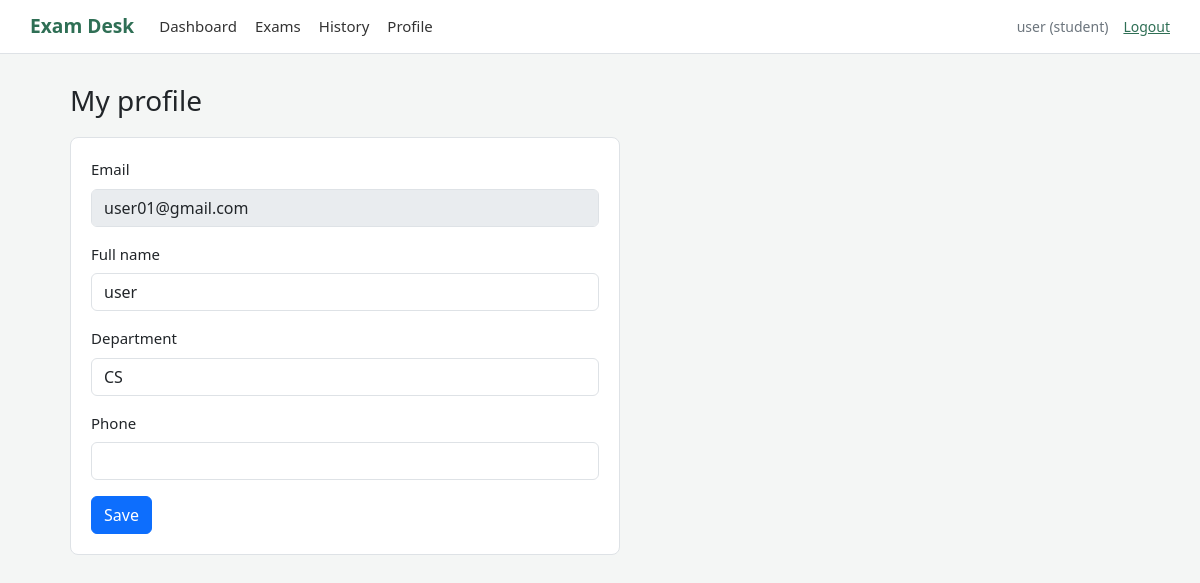
The app's page /student/profile (signed in) with its own data.
### tables this page shows
CREATE TABLE users (
            id INTEGER PRIMARY KEY AUTOINCREMENT,
            name TEXT NOT NULL,
            email TEXT NOT NULL UNIQUE,
            password_hash TEXT NOT NULL,
            role TEXT NOT NULL CHECK (role IN ('admin', 'examiner', 'student')),
            department TEXT DEFAULT '',
            phone TEXT DEFAULT '',
            status TEXT NOT NULL DEFAULT 'active'
        );

### app.py (the view, shortened to what this page needs)
@app.route("/student/profile", methods=["GET", "POST"])
@login_required("student")
def student_profile():
    connection = get_database()
    user = connection.execute("SELECT * FROM users WHERE id = ?", (g.user["id"],)).fetchone()
    return render_template("student_profile.html", user=user)

### app.py (called while the page is built)
def open_database():
    connection = sqlite3.connect(DATABASE_FILE)
    connection.row_factory = sqlite3.Row
    connection.execute("PRAGMA foreign_keys = ON")
    return connection

def get_database():
    if "database" not in g:
        g.database = open_database()
    return g.database

@app.teardown_appcontext
def close_database(error=None):
    connection = g.pop("database", None)
    if connection is not None:
        connection.close()

def login_required(*allowed_roles):
    def decorator(view):
        @wraps(view)
        def wrapped_view(*args, **kwargs):
            if "user_id" not in session:
                flash("Please sign in to continue.", "info")
                return redirect(url_for("login"))
            user = get_database().execute(
                "SELECT * FROM users WHERE id = ?", (session["user_id"],)
            ).fetchone()
            if user is None or user["status"] != "active":
                session.clear()
                flash("This account is not active yet.", "warning")
                return redirect(url_for("login"))
            if allowed_roles and user["role"] not in allowed_roles:
                abort(403)
            g.user = user
            return view(*args, **kwargs)
        return wrapped_view
    return decorator

@app.context_processor
def add_user_to_templates():
    user = None
    if "user_id" in session:
        user = get_database().execute(
            "SELECT id, name, email, role FROM users WHERE id = ?", (session["user_id"],)
        ).fetchone()
    return {"current_user": user}

### templates/student_profile.html (shortened to what this page needs)
{% extends "base.html" %}
{% block content %}
<h1>My profile</h1>
<div class="card-box profile">
    <form method="post">
        <div class="mb-3">
            <label class="form-label" for="email">Email</label>
            <input class="form-control" id="email" value="{{ user.email }}" disabled>
        </div>
        <div class="mb-3">
            <label class="form-label" for="name">Full name</label>
            <input class="form-control" id="name" name="name" value="{{ user.name }}" required>
        </div>
        <div class="mb-3">
            <label class="form-label" for="department">Department</label>
            <input class="form-control" id="department" name="department" value="{{ user.department }}">
        </div>
        <div class="mb-3">
            <label class="form-label" for="phone">Phone</label>
            <input class="form-control" id="phone" name="phone" type="tel" value="{{ user.phone }}">
        </div>
        <button class="btn btn-primary" type="submit">Save</button>
    </form>
</div>
{% endblock %}

### templates/base.html (shortened to what this page needs)
<!doctype html>
<html lang="en">
<head>
    <link href="https://cdn.jsdelivr.net/npm/bootstrap@5.3.3/dist/css/bootstrap.min.css" rel="stylesheet">
    <link href="{{ url_for('static', filename='style.css') }}" rel="stylesheet">
</head>
<body>
    <header class="topbar">
        {% if current_user %}
        <a class="brand" href="{{ url_for('dashboard') }}">Exam Desk</a>
        <nav class="main-nav">
            <a href="{{ url_for('dashboard') }}">Dashboard</a>
            {% if current_user.role == 'admin' %}
                <a href="{{ url_for('admin_courses') }}">Courses</a>
                <a href="{{ url_for('admin_exams') }}">Examinations</a>
                <a href="{{ url_for('admin_students') }}">Students</a>
                <a href="{{ url_for('admin_examiners') }}">Examiners</a>
                <a href="{{ url_for('admin_slots') }}">Slots</a>
                <a href="{{ url_for('admin_bookings') }}">Bookings</a>
                <a href="{{ url_for('admin_search') }}">Search</a>
            {% elif current_user.role == 'examiner' %}
                <a href="{{ url_for('examiner_slots') }}">My slots</a>
            {% else %}
                <a href="{{ url_for('student_exams') }}">Exams</a>
                <a href="{{ url_for('student_history') }}">History</a>
                <a href="{{ url_for('student_profile') }}">Profile</a>
            {% endif %}
        </nav>
        <div class="account">
            <span class="account-name">{{ current_user.name }} ({{ current_user.role }})</span>
            <a href="{{ url_for('logout') }}">Logout</a>
        </div>
        {% else %}
        <a class="brand" href="{{ url_for('login') }}">Exam Desk</a>
        {% endif %}
    </header>
    <main class="page {% if not current_user %}page-narrow{% endif %}">
        {% block content %}{% endblock %}
    </main>
</body>
</html>

### static/style.css (style rules this page uses)
:root { --main: #2f6f55; --border: #dee2e6; --muted: #6c757d; }
body { background: #f4f6f5; font-size: 15px; }
a { color: var(--main); }
h1 { font-size: 1.75rem; margin-bottom: 20px; }
.topbar { display: flex; align-items: center; flex-wrap: wrap; gap: 10px 25px; padding: 12px 30px; background: #fff; border-bottom: 1px solid var(--border); }
.brand { font-size: 1.2rem; font-weight: bold; color: var(--main); text-decoration: none; }
.main-nav { display: flex; flex-wrap: wrap; gap: 18px; flex: 1; }
.main-nav a { color: #333; text-decoration: none; }
.account { display: flex; gap: 15px; font-size: 14px; }
.account-name { color: var(--muted); }
.page { max-width: 1100px; margin: 0 auto; padding: 30px 20px; }
.card-box { background: #fff; border: 1px solid var(--border); border-radius: 8px; padding: 20px; margin-bottom: 20px; }
.profile { max-width: 550px; }

### records on screen
users: name "user", role "student", email "user01@gmail.com", department "CS"
